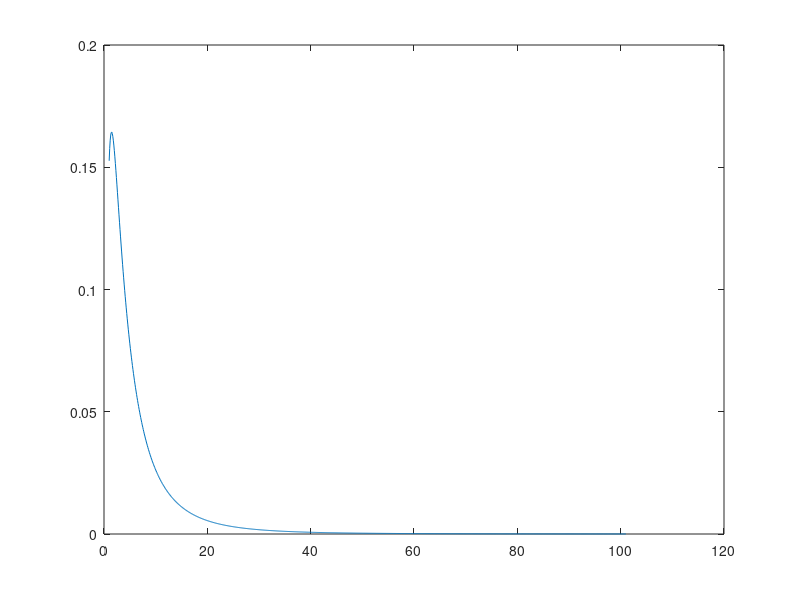
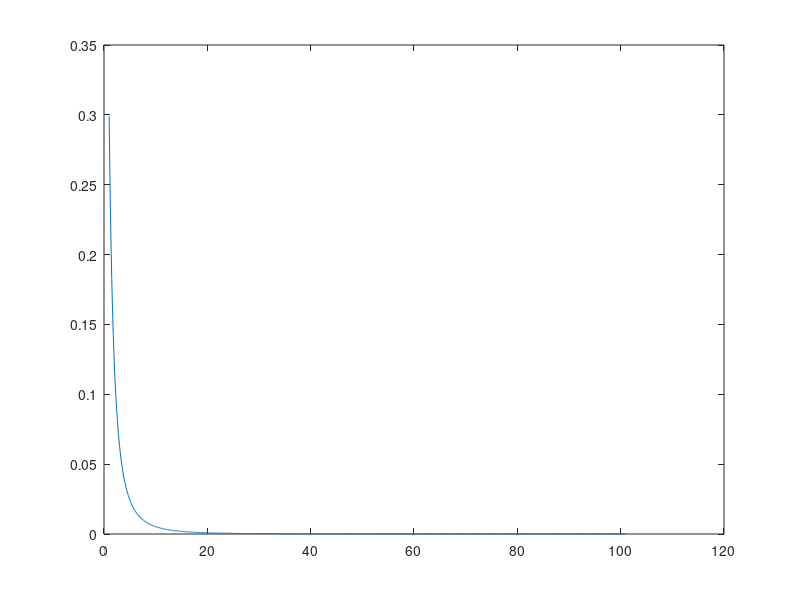
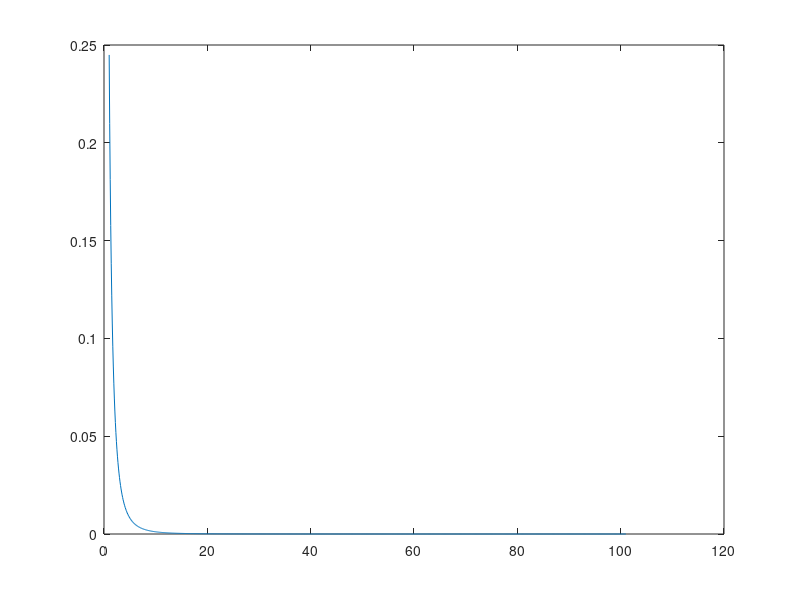
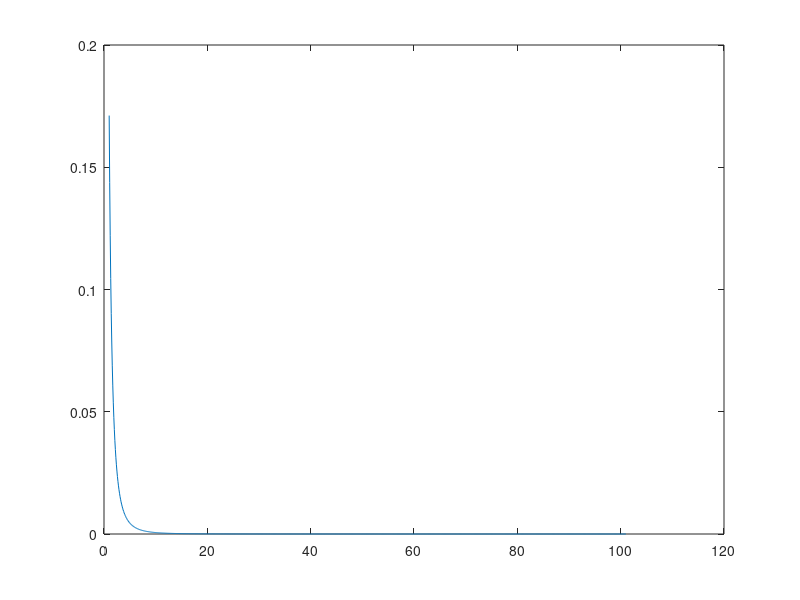

MATLAB code to generate these figures, in order:
clc;
clear all;

fileID = fopen('guwahatix.txt','r');
x= fscanf(fileID,'%f %f\n',[1,Inf]);
x=x';
fclose(fileID);

fileID = fopen('guwahatiy.txt','r');
y= fscanf(fileID,'%f %f\n',[1,Inf]);
y=y';
fclose(fileID);

for i=1:8  
    for j=1:2000
        tx(j)=x((2000*(i-1))+j);
        ty(j)=y((2000*(i-1))+j);
    end
    figure,plot(tx,ty);
end